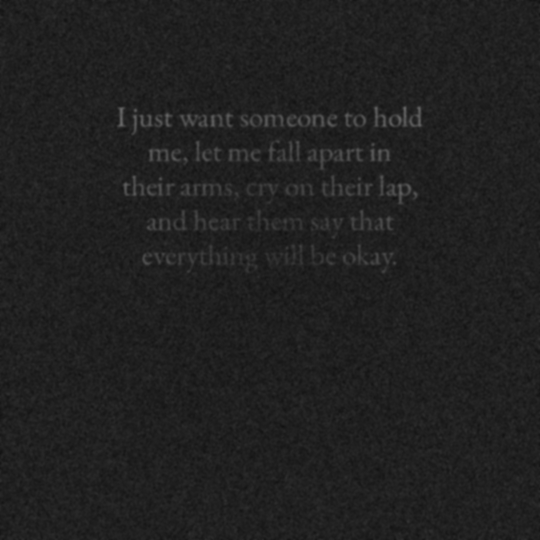
#> input picture images/ObserynX_1.jpg, 1080 x 1080 px (shown at 1/2 size)
$ python -i generate.py   (imports and definitions only)
#> lines starting #> are read from the running program, lines starting #| are printed output that depends on the picture
#> further down, picture is the input picture: PIL image 1080x1080 RGB; min 17, max 105, mean 32.6
from PIL import Image, ImageDraw, ImageFont, ImageFilter
import json
import os
import textwrap
import math
import random

BASE_DIR = os.path.dirname(os.path.abspath(__file__))
DATA_PATH = os.path.abspath(os.path.join(BASE_DIR, "..", "data", "quotes.json"))
FONT_PATH = os.path.join(BASE_DIR, "font.ttf")
IMAGES_DIR = os.path.abspath(os.path.join(BASE_DIR, "..", "images"))

# [4 lines not run here, left out]

WIDTH, HEIGHT = 1080, 1080
CENTER_X, CENTER_Y = WIDTH // 2, HEIGHT // 2

PALETTE = {
    1: (18, 18, 20),
    2: (35, 90, 65),
    3: (40, 85, 140)
}

# [46 lines left out: functions radial_gradient, add_spots, not called in this run]

def add_vignette(img):
    overlay = Image.new("L", (WIDTH, HEIGHT), 0)
#> overlay: PIL image 1080x1080 L; every value is 0
    draw = ImageDraw.Draw(overlay)

    for y in range(HEIGHT):
        for x in range(WIDTH):
            dx = x - CENTER_X
            dy = y - CENTER_Y
            dist = math.sqrt(dx*dx + dy*dy)

            value = int(min(255, dist / 2.8))
            draw.point((x, y), value)

    overlay = overlay.filter(ImageFilter.GaussianBlur(120))
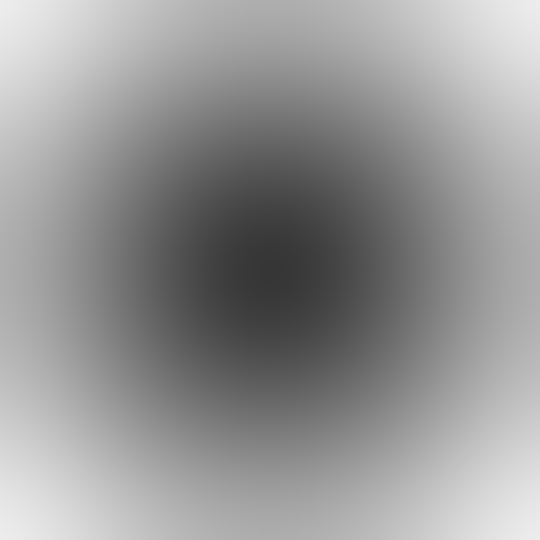
#> overlay: PIL image 1080x1080 L (shown at 1/2 size); min 54, max 237, mean 149.7
    return Image.composite(img, Image.new("RGB", img.size, (0,0,0)), overlay)
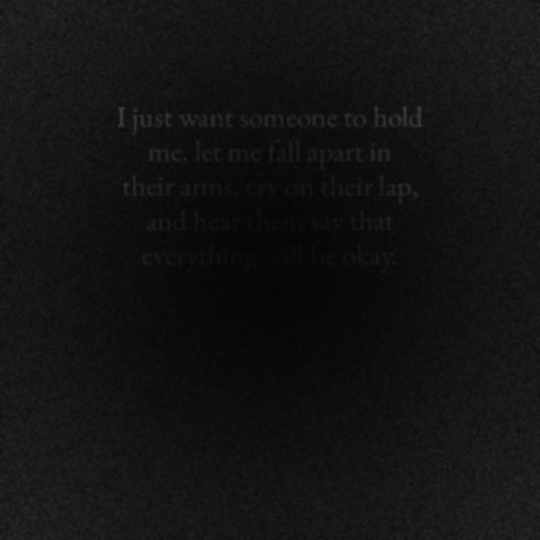
#> returned value: PIL image 1080x1080 RGB (shown at 1/2 size); min 4, max 65, mean 19

# [7 lines left out: function get_template, not called in this run]


# [90 lines not run here, left out]

>>> from PIL import Image
>>> picture = Image.open('../images/ObserynX_1.jpg')
>>> result = add_vignette(picture)

$ run again, on images/ObserynX_3.jpg
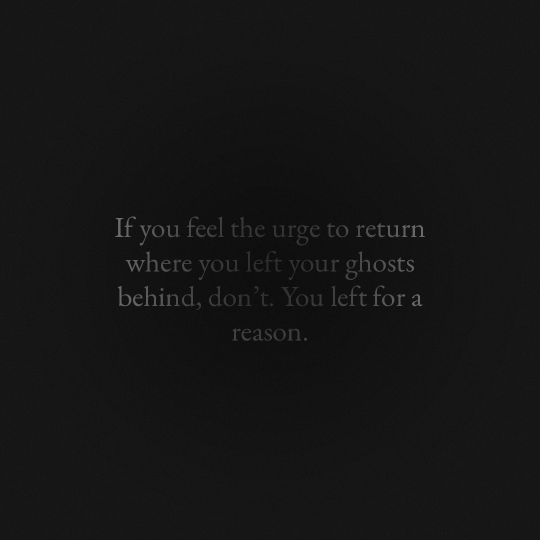
#> input picture images/ObserynX_3.jpg, 1080 x 1080 px (shown at 1/2 size)
#> picture is the input picture: PIL image 1080x1080 RGB; min 4, max 116, mean 21
#> in add_vignette, `return Image.composite(img, Image.new("RGB", img.size, (0,0,0)), overl..`:
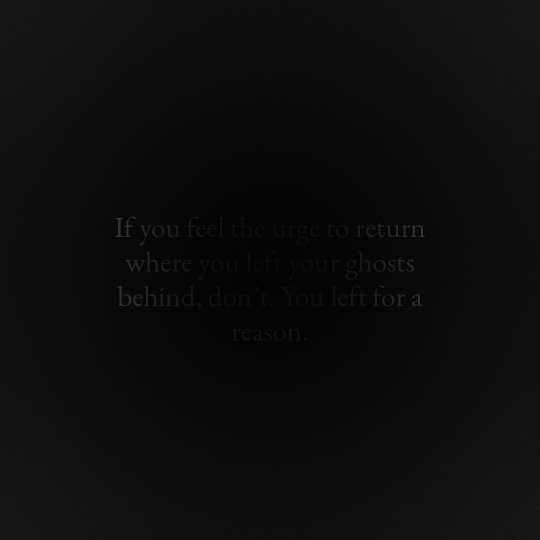
#> returned value: PIL image 1080x1080 RGB (shown at 1/2 size); min 1, max 56, mean 12.5
